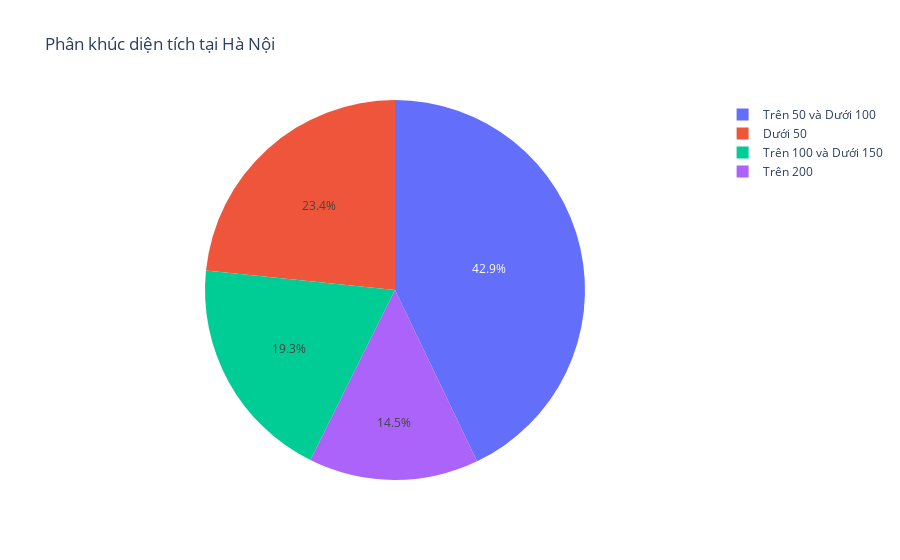

The cell this chart's notebook holds for it:
### Code cell
import plotly.express as px

data_to_plot = {
    "Phân khúc": ["Dưới 50", "Trên 50 và Dưới 100", "Trên 100 và Dưới 150", "Trên 200"],
    "Phần trăm": [num_area1, num_area2, num_area3, num_area4]
}

# Tạo biểu đồ tròn
fig = px.pie(
    data_to_plot, 
    names="Phân khúc", 
    values="Phần trăm", 
    title="Phân khúc diện tích tại " + area_name
)

# Hiển thị biểu đồ
fig.show()

### Figure 1 — Plotly figure (JSON) as saved in the notebook; plotly's stock layout.template omitted (floating-point values rounded to 4 significant figures)
{"data": [{"domain": {"x": [0, 1], "y": [0, 1]}, "hovertemplate": "Phân khúc=%{label}<br>Phần trăm=%{value}<extra></extra>", "labels": ["Dưới 50", "Trên 50 và Dưới 100", "Trên 100 và Dưới 150", "Trên 200"], "legendgroup": "", "name": "", "showlegend": true, "type": "pie", "values": [22.99, 42.18, 18.96, 14.22]}], "layout": {"legend": {"tracegroupgap": 0}, "title": {"text": "Phân khúc diện tích tại Hà Nội"}}}
